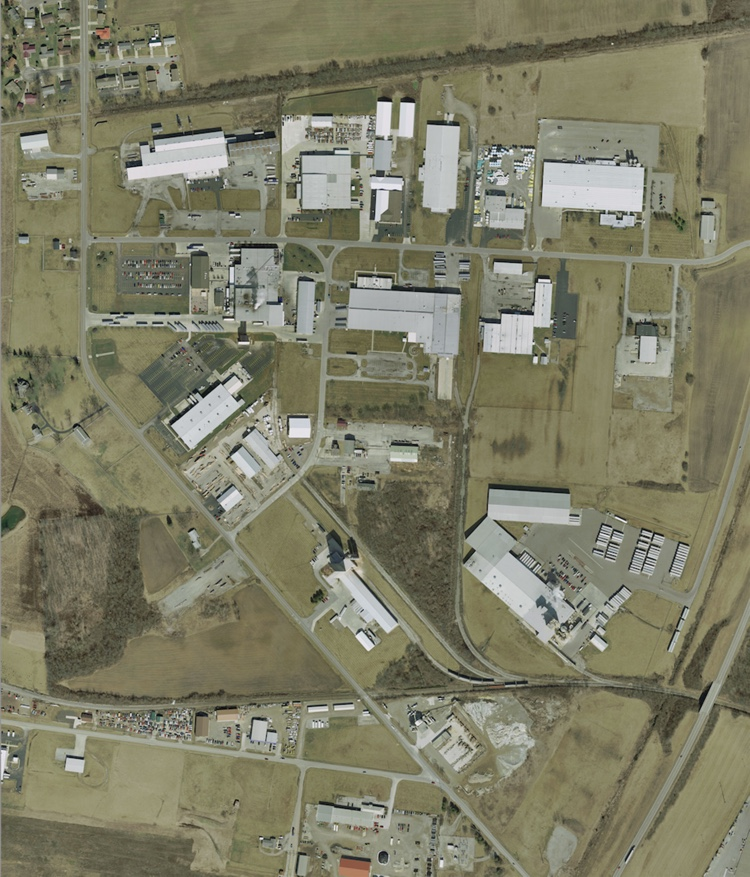
#> input picture Aerial Photo.jpg, 750 x 877 px
$ jupyter execute 'Harris Operator.ipynb'   (shell and % lines are left out)
#> lines starting #> are read from the running program, lines starting #| are printed output that depends on the picture; after the words box and inside, x2 and y2 are one past the last pixel; in counts of white or black regions, pixels touching at a corner belong together
# Opérateur d'intérêt : Harris

L'opérateur d'intérêt **Harris** est l'un des détecteurs les plus simples utilisés pour identifier les coins des objets sur une image.
L'idée est de localiser les **points d'intérêt** où le voisinage présente des **contours** à plusieurs directions. L'idée de base de l'algorithme est de trouver la **différence d'intensité** pour un déplacement de *(u,v)* dans toutes les directions, ce qui est exprimé comme suit :

L'équation ci-dessus peut encore être approximée en utilisant le développement de Taylor, ce qui nous donne la formule finale :

Avec

Ix et Iy sont les dérivées de l'image dans les directions x et y respectivement. On peut calculer la dérivée en utilisant un filtre de gradient, ou un opérateur des contours (Sobel par exemple).

Finalement, nous trouvons la fonction de Harris R donnée par :

Avec

*
*
* Les lambdas sont les valeurs propres de <code>M</code>
* <code>k</code> est le facteur de sensibilité pour séparer les coins des bords, typiquement une valeur proche de zéro

Nous trouvons les coins en utilisant la valeur de <code>R</code> :

## Algorithme de détection des points d'intérêts : Harris

1. Conversion de l'image couleur en niveaux de gris
2. Calcul des images du gradient <code>Ix</code> et <code>Iy</code>
3. Calcul la matrice de variances covariances du gradient <code>M</code>
4. Calcul de la réponse de Harris <code>R</code>
5. Identification des contours et des coins en analysant <code>R</code>

#### Étape 1 : Convertir l'image en niveaux de gris

[cell 1]
from skimage.io import imread
from skimage.color import rgb2gray
import os

os.chdir("C:/Users/Anass/Desktop/Corner Detector/Data")
img = imread("Aerial Photo.jpg")
#> img is the input picture: shape (877, 750, 3); mean R, G, B 126.4, 125.4, 102.4
imgGray = rgb2gray(img)
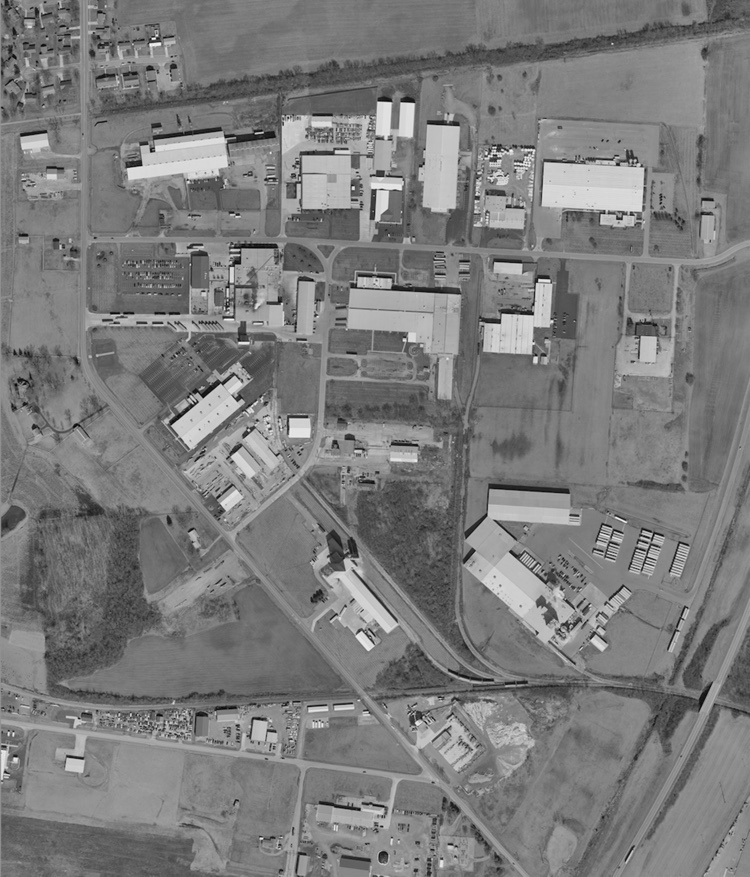
#> imgGray: shape (877, 750) float64; min 0.014, max 0.993, mean 0.486
imgGray

#### Étape 2 : Calcul des images du gradient <code>Ix</code> et <code>Iy</code>

Le calcul du gradient peut se faire facilement à l'aide du filtre de Sobel, un opérateur utilisé en traitement d'image pour la détection de contours. Il utilise les matrices de convolution:

Avec
* <code>A</code> l'image source
* <code>Ix</code> gradient horizontal
* <code>Iy</code> gradient vertical

[cell 2]
from scipy import signal as sig
import numpy as np

def gradient_x(imgGray):
    kernel_x = np.array([[-1, 0, 1],[-2, 0, 2],[-1, 0, 1]])
    return sig.convolve2d(imgGray, kernel_x, mode='same')

def gradient_y(imgGray):
    kernel_y = np.array([[1, 2, 1], [0, 0, 0], [-1, -2, -1]])
    return sig.convolve2d(imgGray, kernel_y, mode='same')

I_x = gradient_x(imgGray)
I_y = gradient_y(imgGray)

#### Étape 3 : Calcul la matrice de variances covariances du gradient <code>M</code>

[cell 3]
from scipy import ndimage as ndi

# scipy.ndimage.gaussian_filter(input, sigma)
Ixx = ndi.gaussian_filter(I_x**2, sigma=1)
Ixy = ndi.gaussian_filter(I_y*I_x, sigma=1)
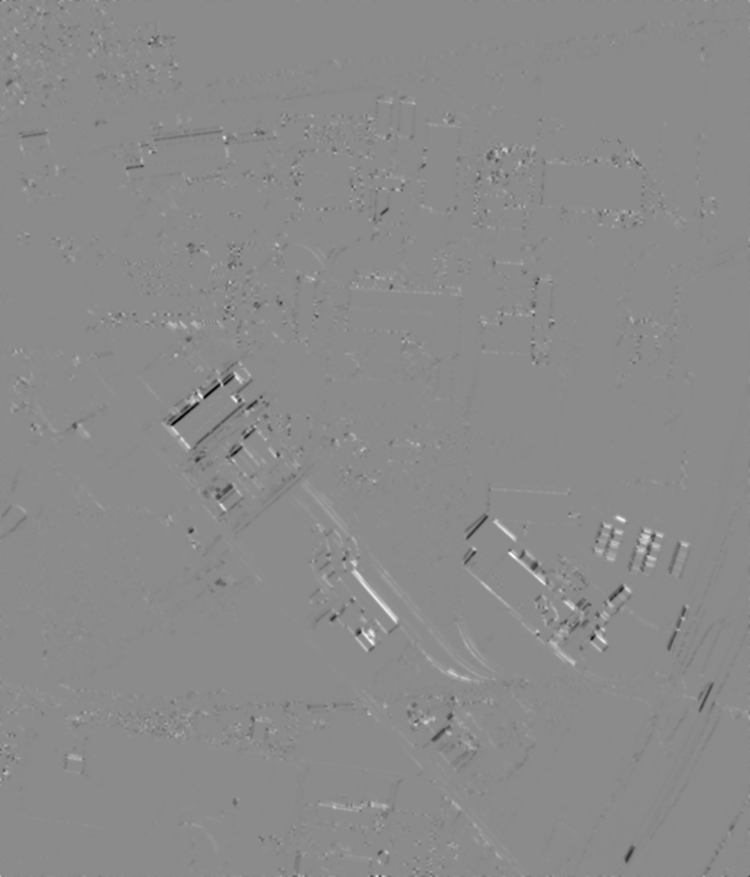
#> Ixy: shape (877, 750) float64; min -2.13, max 1.78, mean -0.000482; drawn with min black and max white
Iyy = ndi.gaussian_filter(I_y**2, sigma=1)

#### Étape 4 : Calcul de la réponse de Harris <code>R</code>

[cell 4]
k = 0.04

# déterminant

detM = Ixx * Iyy - Ixy ** 2

# trace
traceM = Ixx + Iyy
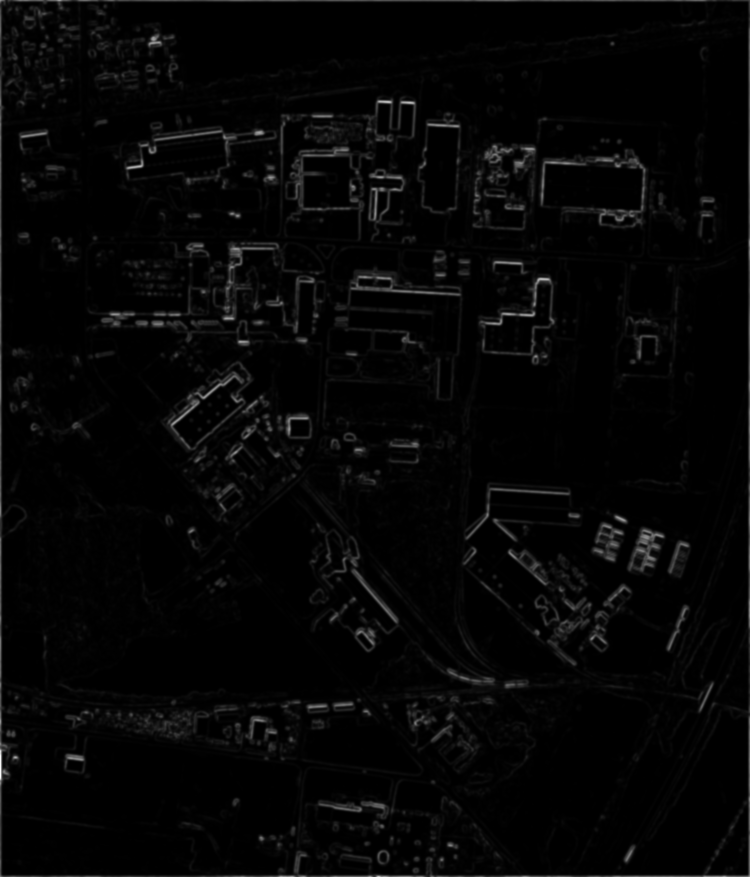
#> traceM: shape (877, 750) float64; min 2.49e-05, max 7.59, mean 0.179; drawn with min black and max white

harris_response = detM - k * traceM ** 2
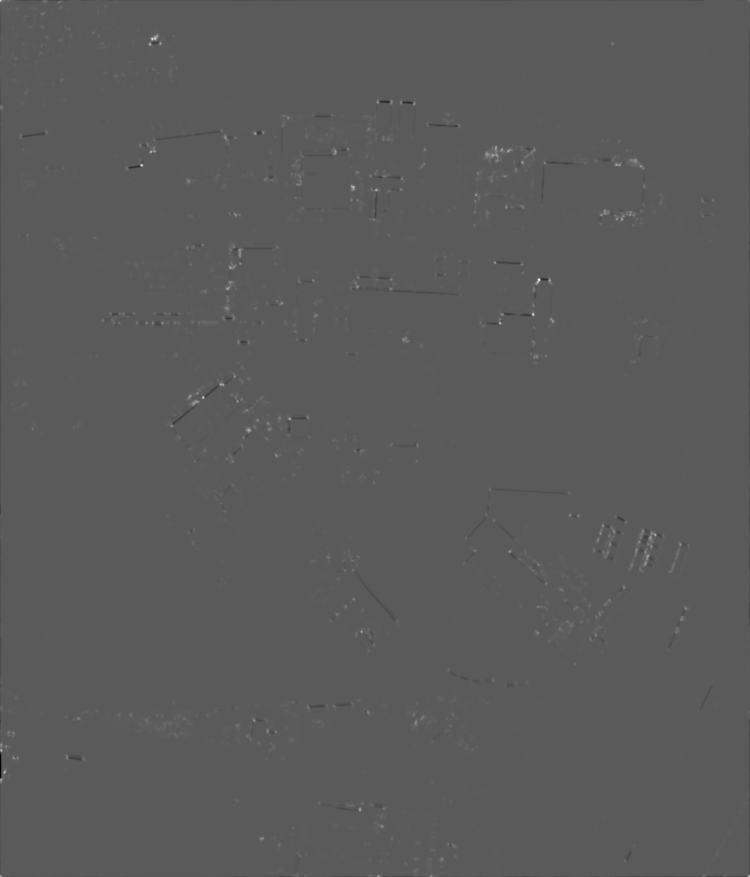
#> harris_response: shape (877, 750) float64; min -2.26, max 4.08, mean 0.00426; drawn with min black and max white
harris_response

Les petites valeurs de <code>k</code> entraînent la détection des angles aigus. La réponse <code>R</code> est un tableau de pics de chaque ligne de l'image. Nous pouvons utiliser ces valeurs de crête pour isoler les coins et les bords.

#### Étape 5 : Identification des bords et des coins en utilisant <code>R</code>

* Contour : <code>R</code> < 0
* Coin : <code>R</code> > 0
* PLat : <code>R</code> = 0

[cell 5]
img_copy_for_corners = np.copy(img)
img_copy_for_edges = np.copy(img)

for i, response in enumerate(harris_response):
    for j, r in enumerate(response):
        if r > 0.01:
            # c'est un coin
            img_copy_for_corners[i, j] = [255,0,0]
        elif r < -0.05:
            # c'est un contour
            img_copy_for_edges[i, j] = [0,255,0]
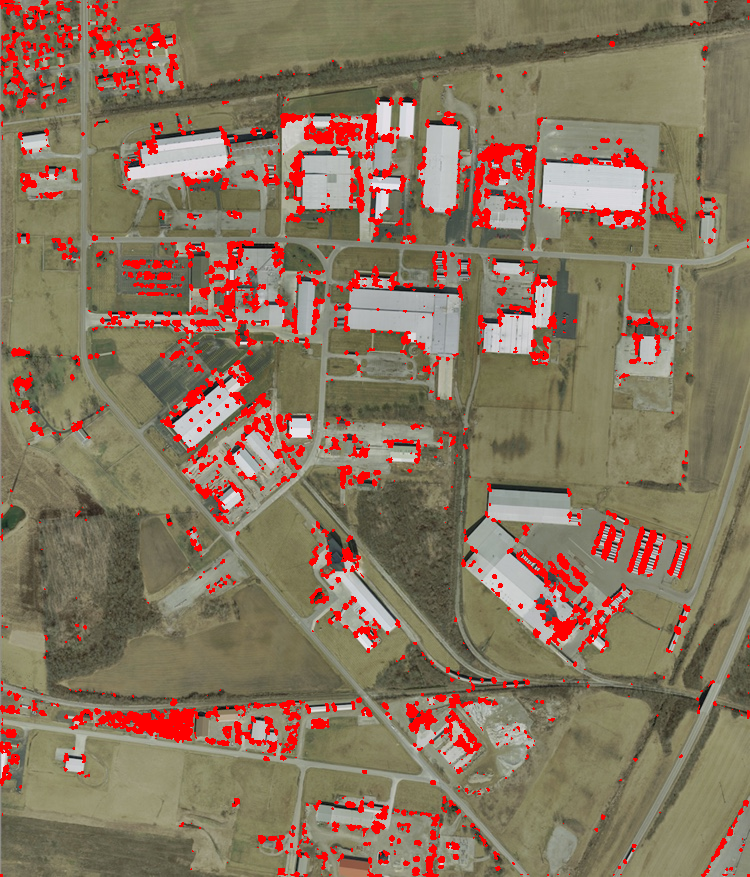
#> img_copy_for_corners: shape (877, 750, 3); 7.45% of pixels changed, all inside (x1, y1, x2, y2) = (0, 0, 750, 877)
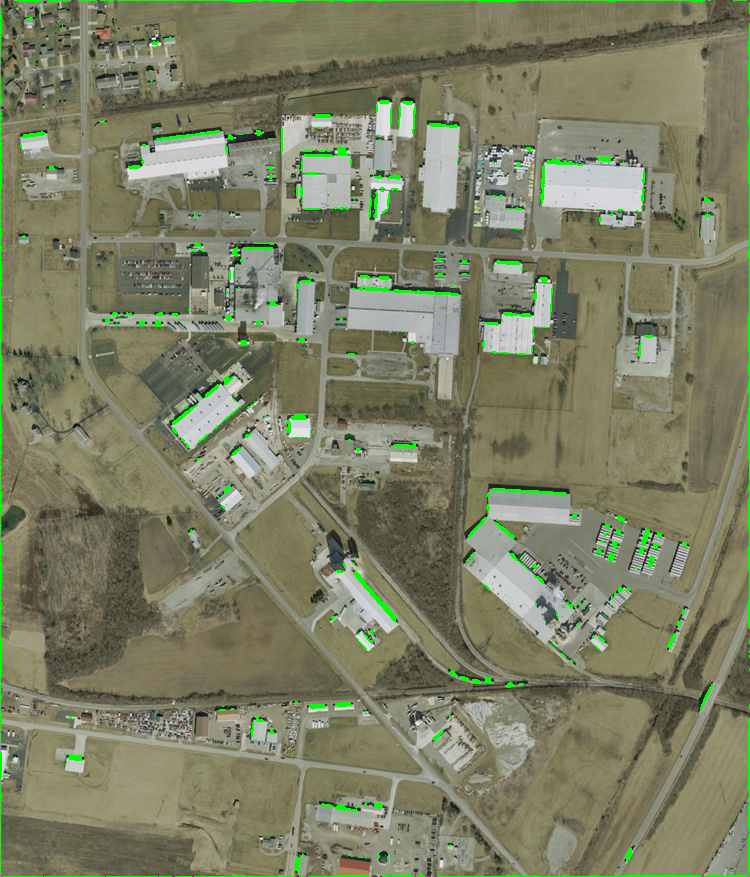
#> img_copy_for_edges: shape (877, 750, 3); 1.83% of pixels changed, all inside (x1, y1, x2, y2) = (0, 0, 750, 877)

[cell 6]
import matplotlib.pyplot as plt

fig, ax = plt.subplots(figsize=(17,17))
ax.imshow(img_copy_for_corners, interpolation='nearest', cmap=plt.cm.gray)

**Remarque** : l'algorithme identifie les régions d'intérêts. Pour trouver les coins, nous pouvons utiliser un algorithme de recherche de pic

[cell 7]
import matplotlib.pyplot as plt
from skimage.feature import corner_peaks

corners = corner_peaks(harris_response)
#> corners = 15974 pairs, first value 1 to 875, second value 1 to 748
fig, ax = plt.subplots(figsize=(17,17))
ax.imshow(img, interpolation='nearest', cmap=plt.cm.gray)
ax.plot(corners[:, 1], corners[:, 0], '.r', markersize=10)
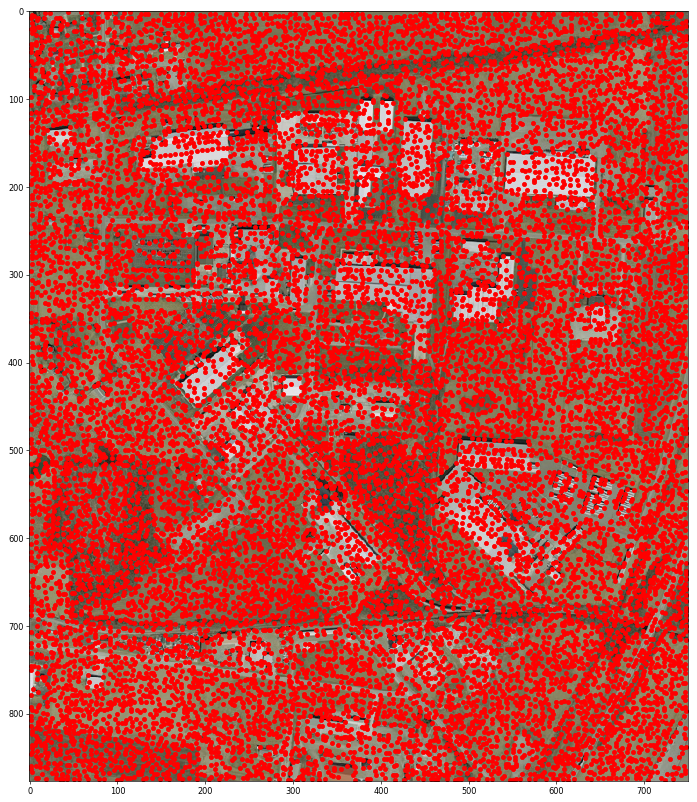
#> figure drawn by matplotlib, 1 panel
